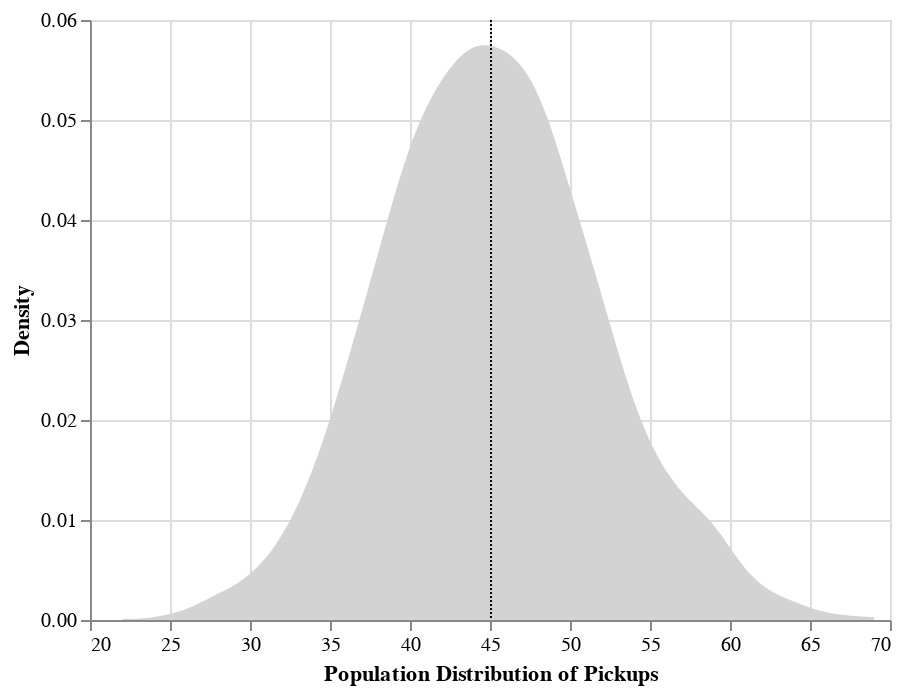

Here is the notebook cell this chart was saved with:
### Markdown cell above
Aternatively, we could map population density onto the y position by using the `transform_density()` method in Altair. Combined with an `area` mark, this allows us to create a density plot. We'll also add a dotted vertical rule indicating the **population mean** in black:

### Code cell
df = pd.DataFrame(data = {"pop_pickups" : pop_pickups})

pop_density_chart = alt.Chart(df).transform_density(
    density='pop_pickups',
    as_=['pop_pickups', 'density'],
    
).mark_area(color="lightgray").encode(
    x=alt.X('pop_pickups', axis=alt.Axis(title="Population Distribution of Pickups")),
    y=alt.Y('density:Q', axis=alt.Axis(title="Density"))
)

pop_mean_chart = alt.Chart(df).mark_rule(color="black", strokeDash=[1,1]).encode(
    x="mean(pop_pickups)"
)

pop_chart = pop_density_chart + pop_mean_chart

pop_chart

### Figure 1 — Vega-Lite specification as saved in the notebook (floating-point values rounded to 4 significant figures; data arrays with more than 128 entries replaced by an {"elided": "..."} marker saying what was removed)
{"config": {"view": {"continuousWidth": 400, "continuousHeight": 300}}, "layer": [{"mark": {"type": "area", "color": "lightgray"}, "encoding": {"x": {"axis": {"title": "Population Distribution of Pickups"}, "field": "pop_pickups", "type": "quantitative"}, "y": {"axis": {"title": "Density"}, "field": "density", "type": "quantitative"}}, "transform": [{"density": "pop_pickups", "as": ["pop_pickups", "density"]}]}, {"mark": {"type": "rule", "color": "black", "strokeDash": [1, 1]}, "encoding": {"x": {"aggregate": "mean", "field": "pop_pickups", "type": "quantitative"}}}], "data": {"name": "data-1fd8b77836e43b9a24c819d785d20901"}, "$schema": "https://vega.github.io/schema/vega-lite/v4.17.0.json", "datasets": {"data-1fd8b77836e43b9a24c819d785d20901": {"elided": "5000 records"}}}
